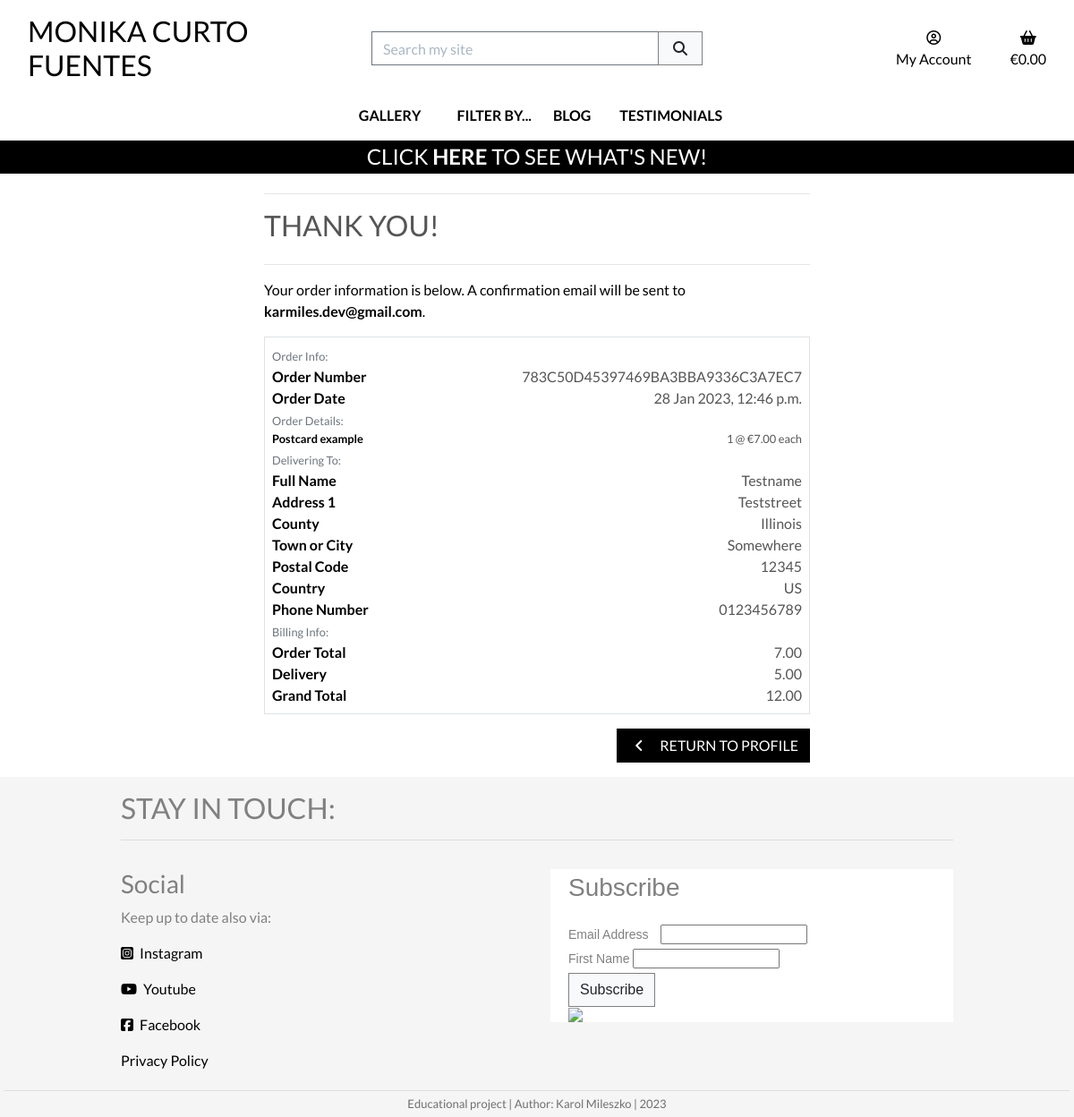
The app's page /profile/order_history/783C50D45397469BA3BBA9336C3A7EC7 with its own data.
### checkout/models.py (models this page shows, shortened)
class Order (models.Model):
    order_number = models.CharField(
        max_length=32,
        null=False,
        editable=False)
    user_profile = models.ForeignKey(
        UserProfile,
        on_delete=models.SET_NULL,
        null=True,
        blank=True,
        related_name='orders')
    full_name = models.CharField(
        max_length=50,
        null=False,
        blank=False)
    email = models.EmailField(
        max_length=254,
        null=False,
        blank=False)
    phone_number = models.CharField(
        max_length=20,
        null=False,
        blank=False)
    country = CountryField(
        blank_label="Country *",
        null=False,
        blank=False)
    postcode = models.CharField(
        max_length=20,
        null=True,
        blank=True)
    town_or_city = models.CharField(
        max_length=40,
        null=False,
        blank=False)
    street_address1 = models.CharField(
        max_length=80,
        null=False,
        blank=False)
    street_address2 = models.CharField(
        max_length=80,
        null=True,
        blank=True)
    county = models.CharField(
        max_length=80,
        null=True,
        blank=True)
    date = models.DateTimeField(
        auto_now_add=True)
    delivery_cost = models.DecimalField(
        max_digits=6,
        decimal_places=2,
        null=False,
        default=0)
    order_total = models.DecimalField(
        max_digits=10,
        decimal_places=2,
        null=False,
        default=0)
    grand_total = models.DecimalField(
        max_digits=10,
        decimal_places=2,
        null=False,
        default=0)
    original_bag = models.TextField(
        null=False,
        blank=False,
        default='')
    stripe_pid = models.CharField(
        max_length=254,
        null=False,
        blank=False,
        default='')

class OrderLineItem(models.Model):
    order = models.ForeignKey(
        Order,
        null=False,
        blank=False,
        on_delete=models.CASCADE,
        related_name='lineitems')
    product = models.ForeignKey(
        Product,
        null=False,
        blank=False,
        on_delete=models.CASCADE)
    quantity = models.IntegerField(
        null=False,
        blank=False,
        default=0)
    lineitem_total = models.DecimalField(
        max_digits=6,
        decimal_places=2,
        null=False,
        blank=False,
        editable=False)

### products/models.py (models this page shows, shortened)
class Product(models.Model):
    title = models.CharField(
        max_length=254,
        unique=True)
    sku = models.CharField(
        max_length=254,
        null=True,
        blank=True)
    excerpt = models.TextField(
        blank=True)
    description = models.TextField()
    price = models.DecimalField(
        max_digits=6,
        decimal_places=2,
        null=True,
        blank=True)
    image = models.ImageField(
        null=True,
        blank=True)
    category = models.ForeignKey(
        'Category',
        null=True,
        blank=True,
        on_delete=models.SET_NULL)
    orientation = models.CharField(
        max_length=9,
        choices=ORIENTATION,
        null=True,
        blank=True)
    is_unique = models.BooleanField(
        default=True)
    priority = models.CharField(
        max_length=10,
        choices=PRIORITY_CHOICES,
        default="3 - Normal",
        null=True,
        blank=True)
    highlight = models.BooleanField(
        default=False)
    available = models.BooleanField(
        default=True)
    live = models.BooleanField(
        default=True)
    created_on = models.DateTimeField(
        auto_now_add=True,
        null=True,
        blank=True)
    updated_on = models.DateTimeField(
        auto_now=True,
        null=True,
        blank=True)
    class Meta:
        ordering = ['priority', 'created_on']

### profiles/views.py (the view)
def order_history(request, order_number):
    order = get_object_or_404(Order, order_number=order_number)
    messages.info(request, (
        f'This is a past confirmation for order number {order_number}. '
        'A confirmation email was sent on the order date.'
    ))
    template = 'checkout/checkout_success.html'
    context = {
        'order': order,
        'from_profile': True,
    }
    return render(request, template, context)

### bag/contexts.py (called while the page is built, shortened)
def bag_contents(request):
    bag_items = []
    total = 0
    product_count = 0
    bag = request.session.get('bag', {})
    if total < settings.FREE_DELIVERY_THRESHOLD and total > 0:
        min_charge = settings.DELIVERY_MIN_CHARGE
        delivery = max(
            total * Decimal(settings.STANDARD_DELIVERY_PERCENTAGE / 100),
            min_charge)
        free_delivery_delta = settings.FREE_DELIVERY_THRESHOLD - total
    else:
        delivery = 0
        free_delivery_delta = 0
    grand_total = delivery + total
    context = {
        'bag_items': bag_items,
        'total': total,
        'product_count': product_count,
        'delivery': delivery,
        'free_delivery_delta': free_delivery_delta,
        'free_delivery_threshold': settings.FREE_DELIVERY_THRESHOLD,
        'grand_total': grand_total,
    }
    return context

### checkout/templates/checkout/checkout_success.html (shortened to what this page needs)
{% extends "base.html" %}
{% load static %}
{% block extra_css %}
    <link rel="stylesheet" href="{% static 'checkout/css/checkout.css' %}">
{% endblock %}
{% block page_header %}
    <div class="container header-container">
    </div>
{% endblock %}
{% block content %}
    <div class="overlay"></div>
    <div class="container">
        <div class="row">
            <div class="col-12 col-lg-8 offset-lg-2">
                <hr>
                <h2 class="logo-font mb-4">Thank You!</h2>
                <hr>
                <p class="text-black">
                    Your order information is below. A confirmation email will be sent to
                    <strong>{{ order.email }}</strong>.
                </p>
            </div>
        </div>
        <div class="row">
            <div class="col-12 col-lg-8 offset-lg-2">
                <div class="order-confirmation-wrapper p-2 border">
                    <div class="row">
                        <div class="col">
                            <small class="text-muted">Order Info:</small>
                        </div>
                    </div>
                    <div class="row">
                        <div class="col-12 col-md-4">
                            <p class="mb-0 text-black font-weight-bold">Order Number</p>
                        </div>
                        <div class="col-12 col-md-8 text-md-right">
                            <p class="mb-0">{{ order.order_number }}</p>
                        </div>
                    </div>
                    <div class="row">
                        <div class="col-12 col-md-4">
                            <p class="mb-0 text-black font-weight-bold">Order Date</p>
                        </div>
                        <div class="col-12 col-md-8 text-md-right">
                            <p class="mb-0">{{ order.date }}</p>
                        </div>
                    </div>
                    <div class="row">
                        <div class="col">
                            <small class="text-muted">Order Details:</small>
                        </div>
                    </div>
                    {% for item in order.lineitems.all %}
                    <div class="row">
                        <div class="col-12 col-md-4">
                            <p class="small mb-0 text-black font-weight-bold">
                                {{ item.product.title }}
                            </p>
                        </div>
                        <div class="col-12 col-md-8 text-md-right">
                            <p class="small mb-0">
                                {{ item.quantity }} @ &euro;{{ item.product.price }} each
                            </p>
                        </div>
                    </div>
                    {% endfor %}
                    <div class="row">
                        <div class="col">
                            <small class="text-muted">Delivering To:</small>
                        </div>
                    </div>
                    <div class="row">
                        <div class="col-12 col-md-4">
                            <p class="mb-0 text-black font-weight-bold">Full Name</p>
                        </div>
                        <div class="col-12 col-md-8 text-md-right">
                            <p class="mb-0">{{ order.full_name }}</p>
                        </div>
                    </div>
                    <div class="row">
                        <div class="col-12 col-md-4">
                            <p class="mb-0 text-black font-weight-bold">Address 1</p>
                        </div>
                        <div class="col-12 col-md-8 text-md-right">
                            <p class="mb-0">{{ order.street_address1 }}</p>
                        </div>
                    </div>
                    {% if order.county %}
                    <div class="row">
                        <div class="col-12 col-md-4">
                            <p class="mb-0 text-black font-weight-bold">County</p>
                        </div>
                        <div class="col-12 col-md-8 text-md-right">
                            <p class="mb-0">{{ order.county }}</p>
                        </div>
                    </div>
                    {% endif %}
                    <div class="row">
                        <div class="col-12 col-md-4">
                            <p class="mb-0 text-black font-weight-bold">Town or City</p>
                        </div>
                        <div class="col-12 col-md-8 text-md-right">
                            <p class="mb-0">{{ order.town_or_city }}</p>
                        </div>
                    </div>
                    {% if order.postcode %}
                    <div class="row">
                        <div class="col-12 col-md-4">
                            <p class="mb-0 text-black font-weight-bold">Postal Code</p>
                        </div>
                        <div class="col-12 col-md-8 text-md-right">
                            <p class="mb-0">{{ order.postcode }}</p>
                        </div>
                    </div>
                    {% endif %}
                    <div class="row">
                        <div class="col-12 col-md-4">
                            <p class="mb-0 text-black font-weight-bold">Country</p>
                        </div>
                        <div class="col-12 col-md-8 text-md-right">
                            <p class="mb-0">{{ order.country }}</p>
                        </div>
                    </div>
                    <div class="row">
                        <div class="col-12 col-md-4">
                            <p class="mb-0 text-black font-weight-bold">Phone Number</p>
                        </div>
                        <div class="col-12 col-md-8 text-md-right">
                            <p class="mb-0">{{ order.phone_number }}</p>
                        </div>
                    </div>
                    <div class="row">
                        <div class="col">
                            <small class="text-muted">Billing Info:</small>
                        </div>
                    </div>
                    <div class="row">
                        <div class="col-12 col-md-4">
                            <p class="mb-0 text-black font-weight-bold">Order Total</p>
                        </div>
                        <div class="col-12 col-md-8 text-md-right">
                            <p class="mb-0">{{ order.order_total }}</p>
                        </div>
                    </div>
                    <div class="row">
                        <div class="col-12 col-md-4">
                            <p class="mb-0 text-black font-weight-bold">Delivery</p>
                        </div>
                        <div class="col-12 col-md-8 text-md-right">
                            <p class="mb-0">{{ order.delivery_cost }}</p>
                        </div>
                    </div>
                    <div class="row">
                        <div class="col-12 col-md-4">
                            <p class="mb-0 text-black font-weight-bold">Grand Total</p>
                        </div>
                        <div class="col-12 col-md-8 text-md-right">
                            <p class="mb-0">{{ order.grand_total }}</p>
                        </div>
                    </div>
                </div>
            </div>
        </div>
        <div class="row">
            <div class="col-12 col-lg-8 offset-lg-2 text-right">
                {% if from_profile %}
                    <a href="{% url 'profile' %}" class="btn btn-black rounded-0 my-3">
                        <span class="icon mr-2">
                            <i class="fas fa-angle-left"></i>
                        </span>
                        <span class="text-uppercase">Return to Profile</span>
                    </a>
                {% endif %}
            </div>
        </div>
    </div>
{% endblock %}

### static/css/base.css (style rules this page uses)
html { height: 100%; }
body { background: url('/media/homepage_background.jpg') no-repeat center center fixed; background-size: cover; height: calc(100vh - 200px); color: #555; font-family: 'Lato'; }
a:link { color: black; text-decoration: none; }
.icon { align-items: center; display: inline-flex; justify-content: center; height: 1.5rem; width: 1.5rem; }
.logo-font { text-transform: uppercase; }
.btn-black { background: black; color: white !important; }
.text-black { color: #000 !important; }
.overlay { height: 100%; width: 100%; top: 0; left: 0; position: fixed; background: white; z-index: -1; }
@media (min-width: 1200px) { .container { max-width: 80%; } }
@media (min-width: 992px) { .header-container { padding-top: 200px; } }

### records on screen
Order: email "karmiles.dev@gmail.com", order_number "783C50D45397469BA3BBA9336C3A7EC7", date "28 Jan 2023, 12:46 p.m.", full_name "Testname", street_address1 "Teststreet", county "Illinois", town_or_city "Somewhere", postcode "12345", country "US", phone_number "0123456789", order_total "7.00", delivery_cost "5.00", grand_total "12.00"
OrderLineItem: product "Postcard example", quantity "1", product.price "7.00"
